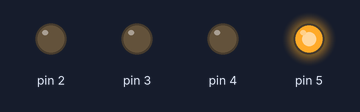
The sketch below on a simulated Arduino Uno, built with avr-gcc and run on an emulated ATmega328P. On the bench: output pins drawn as LEDs (lit = HIGH).

Above: at 0.1 s.
Timing chart, 0 to 1.6 s (numbered marks = the images above):
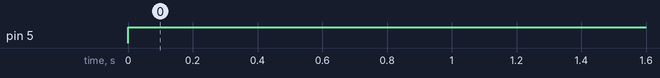

Measured:
- by itself, pin 5: LOW → HIGH at 0.00 s

The sketch:

7447.ino
```cpp
//Declaring all variables as integers

int Z=0,Y=1,X=1,W=1;

int D,C,B,A;


//Code released under GNU GPL.  Free to use for anything.

void disp_7447(int D, int C, int B, int A)

{

  digitalWrite(2, A); //LSB

  digitalWrite(3, B);

  digitalWrite(4, C);

  digitalWrite(5, D); //MSB


}

// the setup function runs once when you press reset or power the board

void setup() {

    pinMode(2, OUTPUT);

    pinMode(3, OUTPUT);

    pinMode(4, OUTPUT);

    pinMode(5, OUTPUT);

}


// the loop function runs over and over again forever

void loop() {

  A=(!W&&!Z) || (!W&&!X&&!Y);

  B=(W&&!X&&!Z) || (!W&&X&&!Z);

  C=(W&&X&&!Y&&!Z) || (!X&&Y&&!Z) || (!W&&Y&&!Z);

  D = (W&&X&&Y&&!Z)||(!W&&!X&&!Y&&Z);


disp_7447(D,C,B,A);

}

//&& is the AND operation

// || is the OR operation

// ! is the NOT operation
```

AVR.c
```cpp
// X-NOR gate
#include <avr/io.h>

int main() {
  //  DDRB &= ~((1 << DDB1) | (1 << DDB2));
  //  DDRB |= (1 << DDB3);
  DDRB=0b11111001;
    while (1) {

        uint8_t a = (PINB & (1 << PINB1)) >>PINB1;//gives true or false
        uint8_t b = (PINB & (1 << PINB2)) >>PINB2;
        uint8_t y = (a ^ b);                     //xor operation


        if (!y)                               //negation of xnor result
        {
            PORTB |= (1 << PORTB3);           //assigning logic high
        } else {
            PORTB &= ~(1 << PORTB3);          // assigning logic low
        }
    }


    return 0;
}
```
